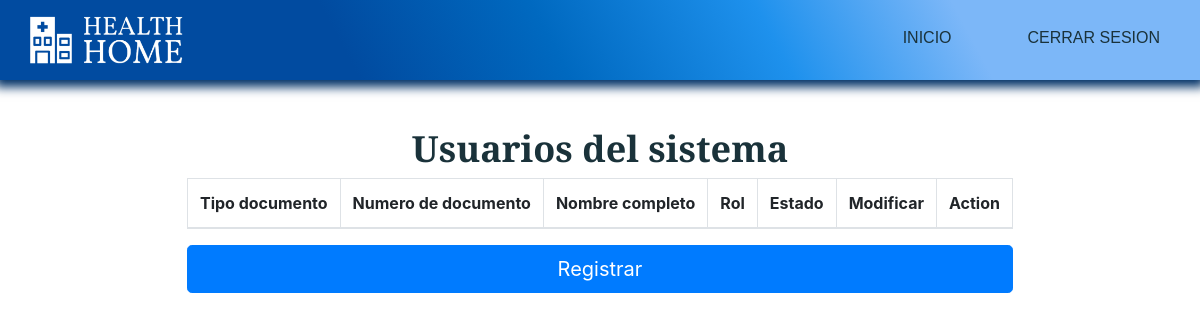
Before: /index.php?c=Administrador&a=gestion_u with the older database file.
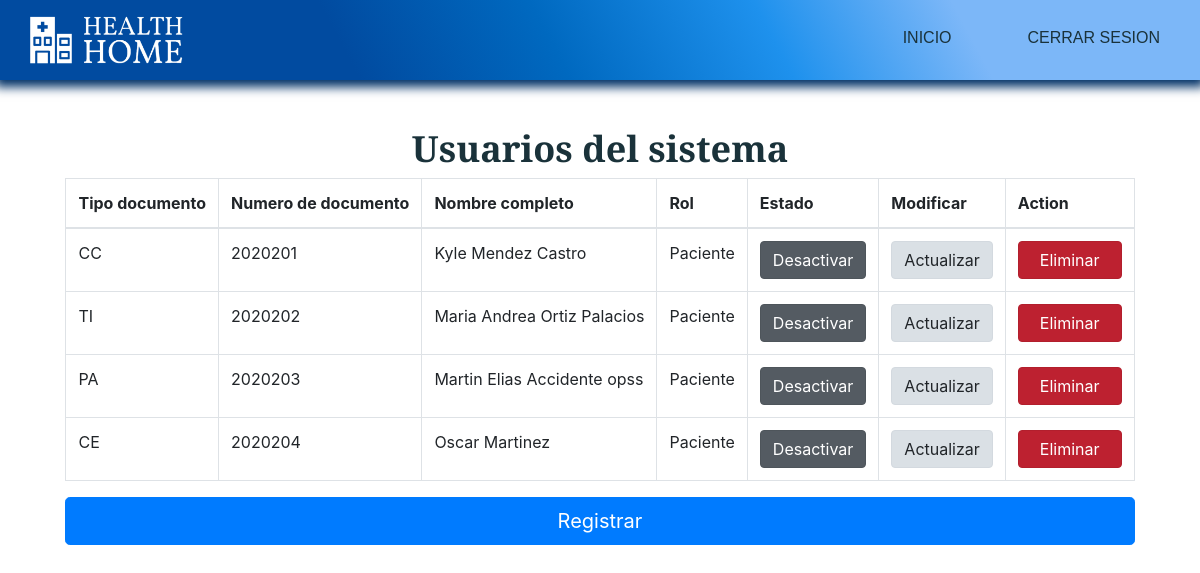
After: the same page with the newer database file.
### tables this page shows
CREATE TABLE `paciente` (
  `id_paciente` int(20) NOT NULL,
  `id_tipo_doc` varchar(5) NOT NULL,
  `num_doc_pac` varchar(20) NOT NULL,
  `nombres_pac` varchar(40) NOT NULL,
  `apellidos_pac` varchar(40) NOT NULL,
  `tel_pac` bigint(10) NOT NULL,
  `correo_pac` varchar(30) NOT NULL,
  `sexo_pac` varchar(15) NOT NULL,
  `estado_pac` tinyint(1) NOT NULL,
  `pass_pac` varchar(20) NOT NULL,
  `create_pac` datetime NOT NULL DEFAULT current_timestamp()
);

### controllers/Administrador.php (called while the page is built, shortened)
<?php
	class AdministradorController {
		public function __construct(){
			require_once "models/AdministradorModel.php";
		}
		public function gestion_u(){
			$usuarios = new Administrador_model();
			$data["pacientes"] = $usuarios->get_pacientes();
			$data["profesionales"] = $usuarios->get_profesional();
			$data["auxiliares"] = $usuarios->get_auxiliar();
			require_once "views/administrador/gestion_usuarios/gestion_usuarios.php";
		}
	}
?>

### config/database.php (called while the page is built)
<?php
	class Conectar {
		public static function conexion(){
			$conexion = new mysqli("localhost", "root", "", "clinica_health_home");
			return $conexion;
		}
	}
?>

### models/AdministradorModel.php (called while the page is built, shortened)
<?php
	class Administrador_model {
		private $db;
		private $paciente;
		private $profesional;
		private $auxiliar;
		public function __construct(){
			$this->db = Conectar::conexion();
			$this->paciente = array();
			$this->profesional = array();
			$this->auxiliar = array();
		}
		public function get_pacientes()
		{
			$sql = "SELECT * FROM paciente";
			$resultado = $this->db->query($sql);
			while($row = $resultado->fetch_assoc())
			{
				$this->paciente[] = $row;
			}
			return $this->paciente;
		}
    public function get_profesional()
		{
			$sql = "SELECT * FROM profesional";
			$resultado = $this->db->query($sql);
			return $this->profesional;
		}
    public function get_auxiliar()
		{
			$sql = "SELECT * FROM auxiliar";
			$resultado = $this->db->query($sql);
			return $this->auxiliar;
		}
	}
?>

### views/administrador/gestion_usuarios/gestion_usuarios.php (the view, shortened to what this page needs)
<!DOCTYPE html>
<html lang="en">
<head>
    <link rel="stylesheet" href="assets/css/estilos.css">
    <link rel="stylesheet" href="https://stackpath.bootstrapcdn.com/bootstrap/4.4.1/css/bootstrap.min.css">
    <link rel="stylesheet" type="text/css" href="https://cdn.datatables.net/v/bs4/dt-1.10.20/datatables.min.css"/>
    <link rel="stylesheet" type="text/css" href="https://cdn.datatables.net/responsive/2.2.3/css/responsive.dataTables.min.css">
</head>
<body>
    <header>
        <div class="container__menu">
            <div class="logo">
                <img src="assets/images/Logo2.png" alt="">
            </div>
            <div class="menu">
                <nav id="nav">
                    <ul>
                        <li><a href="index.php?c=Administrador&a=index">Inicio</a></li>
                        <li><a href="">Cerrar sesion</a></li>
                    </ul>
                </nav>
            </div>
        </div>
    </header>
    <main>
        <div class="container__cover">
            <div class="cover">
                <div class="caja3">
                    <h1>Usuarios del sistema</h1>
                    <div class="row">
                        <div class="col-lg-12">
                            <table id="example" class="table table-bordered  display nowrap" cellspacing="0" width="100%">
                                <thead>
                                    <tr>
                                        <th>Tipo documento</th>
                                        <th>Numero de documento</th>
                                        <th>Nombre completo</th>
                                        <th>Rol</th>
                                        <th>Estado</th>
                                        <th>Modificar</th>
                                        <th>Action</th>
                                    </tr>
                                </thead>
                                <tbody>
                                    <?php foreach ($data["pacientes"] as $dato) {
                                      if($dato["estado_pac"]==1){
                                        $url="index.php?c=Administrador&a=cambio_estado_1_pac&id=";
                                        $boton="class='btn btn-secondary active' role='button' aria-pressed='true'>Desactivar</a>";
                                      }else{
                                        $url="index.php?c=Administrador&a=cambio_estado_2_pac&id=";
                                        $boton="class='btn btn-success active' role='button' aria-pressed='true'>&nbsp&nbsp&nbspActivar&nbsp&nbsp&nbsp</a>";
                                      }
                                      echo "<tr>";
                                      echo "<td>".$dato["id_tipo_doc"]."</td>";
                                      echo "<td>".$dato["num_doc_pac"]."</td>";
                                      echo "<td>".$dato["nombres_pac"]."&nbsp".$dato["apellidos_pac"]."</td>";
                                      echo "<td> Paciente </td>";
                                      echo "<td><a href='"."$url".$dato["id_paciente"]."' ".$boton."</td>";
                                      echo "<td><a href='index.php?c=Administrador&a=actualizar_pac&id=".$dato["id_paciente"]."&t_doc=".$dato["id_tipo_doc"]."' class='btn btn-light active' role='button' aria-pressed='true'>Actualizar</a></td>";
                                      echo "<td><a href='index.php?c=Administrador&a=eliminar_pac&id=".$dato["id_paciente"]."' class='btn btn-danger active' role='button' aria-pressed='true'>&nbsp&nbspEliminar&nbsp&nbsp</a></td>";
                                      echo "</tr>";
                                    }
                                    ?>
                                </tbody>
                            </table>
                        </div>
                    </div>
                    <button id="btn1" class="btn btn-primary btn-lg btn-block">Registrar</button>
                </div>
            </div>
        </div>
    </main>
</body>
</html>

### index.php (shortened to what this page needs)
<?php
	require_once "config/database.php";
    require_once "core/routes.php";
    require_once "controllers/Administrador.php";
	if(isset($_GET['c'])){
		$controlador = cargarControlador($_GET['c']);
		if(isset($_GET['a'])){
			if(isset($_GET['id'])){
				cargarAccion($controlador, $_GET['a'], $_GET['id']);
				} else {
				cargarAccion($controlador, $_GET['a']);
			}
			} else {
			cargarAccion($controlador, ACCION_PRINCIPAL);
		}
		} else {
		$controlador = cargarControlador(CONTROLADOR_PRINCIPAL);
		$accionTmp = ACCION_PRINCIPAL;
		$controlador->$accionTmp();
	}
?>

### core/routes.php (shortened to what this page needs)
<?php
	function cargarAccion($controller, $accion, $id = null){
		if(isset($accion) && method_exists($controller, $accion)){
			if($id == null ){
				$controller->$accion();
				} else {
				$controller->$accion($id);
			}
			} else {
			$controller->ACCION_PRINCIPAL();
		}
	}
?>

### assets/css/estilos.css (style rules this page uses)
* { margin: 0; padding: 0; box-sizing: border-box; }
body { font-family: 'Montserrat', sans-serif; }
header { box-shadow: 0px 2px 10px 5px rgb(1, 48, 102); width: 100%; height: 80px; position: fixed; z-index: 1; padding: 40px; background: linear-gradient(62deg, rgba(1, 75, 160, 1) 29%, rgba(0, 105, 192, 1) 46%, rgba(30, 145, 237, 1) 64%, rgba(124, 183, 248, 1) 80%); }
.container__menu { max-width: 1200px; height: 100%; margin: auto; display: flex; justify-content: space-between; }
.logo { height: 100%; display: flex; align-items: center; }
.logo img { width: 170px; }
.menu { display: flex; align-items: center; margin-top: 11px; }
.menu ul { display: flex; }
.menu ul li { list-style: none; margin-left: 36px; }
.menu ul li a { font-family: 'Merriweather Sans', sans-serif; text-decoration: none; font-size: 16px; color: #1A323A; text-transform: uppercase; }
header nav ul li { padding: 10px 20px; -webkit-transition: all 500ms ease; -o-transition: all 500ms ease; transition: all 500ms ease; }
.container__cover { width: 100%; background-image: white; background-position: right; background-repeat: no-repeat; padding: 21px; }
.cover { max-width: 1200px; height: 100%; margin: auto; display: flex; align-items: center; justify-content: space-between; }
.row { --bs-gutter-x: 1.5rem; --bs-gutter-y: 0; display: flex; flex-wrap: wrap; margin-top: calc(-1 * var(--bs-gutter-y)); margin-right: calc(-0.5 * var(--bs-gutter-x)); margin-left: calc(-0.5 * var(--bs-gutter-x)); flex-direction: row; align-content: stretch; justify-content: center; }
.container__cover .caja3 { max-width: 100%; justify-content: center; margin-left: auto; margin-right: auto; align-content: center; align-items: center; margin-top: 106px; }
.container__cover .caja3 h1 { font-family: 'Merriweather Sans', sans-serif; font-size: 36px; font-weight: 600; text-align: center; color: #1A323A; margin-left: auto; margin-right: auto; }
@media screen and (max-width: 1700px) { .container__cover { background-position: 50%; } }
@media screen and (max-width:1200px) { header { padding: 20px; } }
@media screen and (max-width:1200px) { .container__cover { background-position: -100px; } }
table thead { background-color: white; }

Changed rows visible on the page:
added paciente: id_tipo_doc "CC", num_doc_pac "2020201", nombres_pac "Kyle", apellidos_pac "Mendez Castro", estado_pac "Desactivar"
added paciente: id_tipo_doc "TI", num_doc_pac "2020202", nombres_pac "Maria Andrea", apellidos_pac "Ortiz Palacios", estado_pac "Desactivar"
added paciente: id_tipo_doc "PA", num_doc_pac "2020203", nombres_pac "Martin Elias", apellidos_pac "Accidente opss", estado_pac "Desactivar"
added paciente: id_tipo_doc "CE", num_doc_pac "2020204", nombres_pac "Oscar", apellidos_pac "Martinez", estado_pac "Desactivar"
